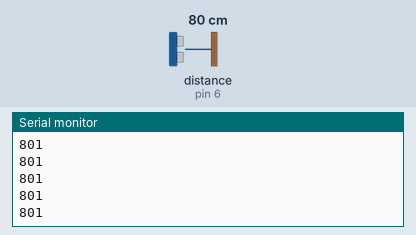
Simulated run of this sketch. Board: Arduino Uno, built with avr-gcc and run on an emulated ATmega328P. Shown: the last lines printed to the serial monitor. Wiring (inferred from the names in the program): ultrasonic range finder: trigger pin 7; echo pin 6. The inputs (shaded band) are chosen by the test bench; at power-on: distance to the obstacle (sensor on pin 6) 80 cm. The echo pulse lasts 58.3 µs per cm.

Above: at 1.2 s.
1.3 s: distance to the obstacle (sensor on pin 6) set to 2 cm
At 2.1 s:
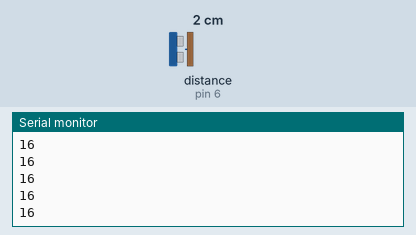
2.8 s: distance to the obstacle (sensor on pin 6) set to 4 cm
At 3.8 s:
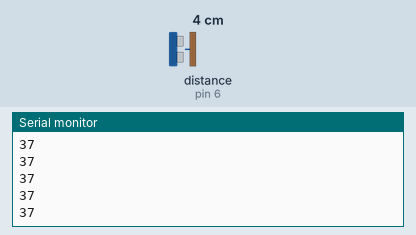
Timing chart, 0 to 5.8 s (numbered marks = the images above; inputs shaded):
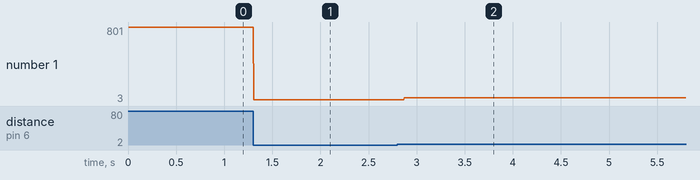

The sketch:

MeasuringDistanceWithUltrasonicSensor.ino
```cpp
int triggerPin = 7;
int echoPin = 6;
void setup()
{
  Serial.begin(9600);
  pinMode(triggerPin, OUTPUT);
  pinMode(echoPin, INPUT);
}

void loop()
{
  long duration;
  long distance;
  // Make the triggerPin LOW initially
  digitalWrite(triggerPin, LOW);
  delayMicroseconds(2);
  // Next three lines generate a HIGH pulse of 10 microseconds = This is equal to frequency of 100KHz
  digitalWrite(triggerPin, HIGH);
  delayMicroseconds(10);
  digitalWrite(triggerPin, LOW);
  // PulseIn measures how long it takes for the HIGH signal to return
  duration = pulseIn(echoPin, HIGH);
  // 1 mm distance takes 2.9 microseconds. Distance = time taken/2 divided by 2.9
  distance = (duration/2) / 2.9;
  Serial.println(distance);
}
```

Measured:
- after the input at 1.3 s, the serial monitor: prints a new line at once (image 1)
- after the input at 2.8 s, the serial monitor: prints a new line after 0.07 s (image 2)
- plotted number 1: 801 → 16 after the input at 1.3 s, 16 → 3 after the input at 2.8 s
